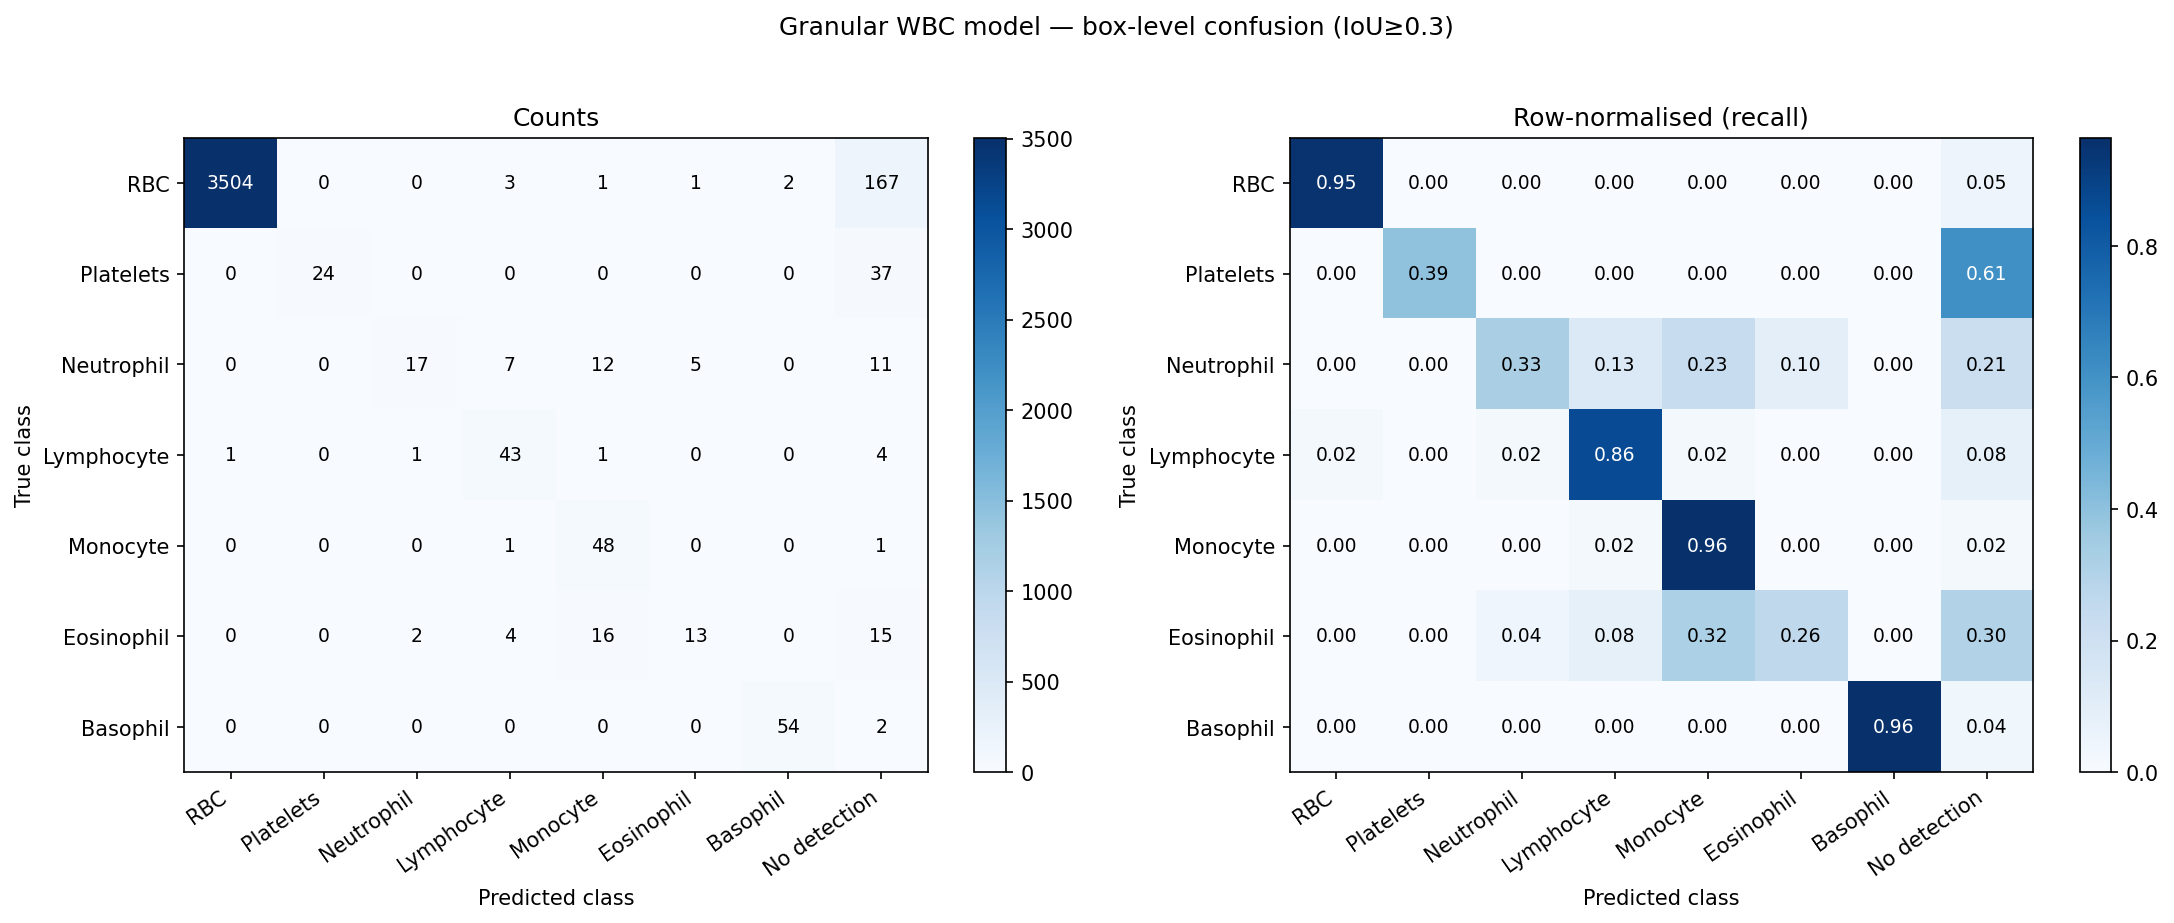

The Python source for this figure:
"""Box-level confusion matrix for the granular WBC model.

Ground truth comes from wbc_reviewed/ labels (CVAT export), which already
contain RBC, WBC, and Platelet boxes. The single 'WBC' class is split into
its specific subclass using the image filename.

Each ground-truth box is matched to the best-overlapping predicted box
(IoU >= IOU_MATCH). If no prediction overlaps, it counts as 'No detection'.
False positives (predicted boxes with no GT match) are summarised separately.
"""

import argparse
from collections import defaultdict
from pathlib import Path

import numpy as np

PROJECT_ROOT = Path(__file__).resolve().parent.parent
SOURCE_DIR   = PROJECT_ROOT / "wbc_reviewed" / "obj_train_data" / "obj_train_data"
CHECKPOINT   = PROJECT_ROOT / "runs" / "finetune" / "granular_wbc_ft" / "weights" / "best.pt"

WBC_SUBCLASSES = ["Neutrophil", "Lymphocyte", "Monocyte", "Eosinophil", "Basophil"]
TRUE_CLASSES   = ["RBC", "Platelets"] + WBC_SUBCLASSES

# CVAT class IDs in wbc_reviewed: 0=RBC, 1=WBC, 2=Platelets
CVAT_FIXED = {0: "RBC", 2: "Platelets"}

IOU_MATCH = 0.3


def wbc_subclass_from_stem(stem: str):
    parts = stem.split("_")
    if len(parts) >= 2 and parts[1] in WBC_SUBCLASSES:
        return parts[1]
    return None


def yolo_to_xyxy(cx, cy, w, h, img_w, img_h):
    x1 = (cx - w / 2) * img_w
    y1 = (cy - h / 2) * img_h
    x2 = (cx + w / 2) * img_w
    y2 = (cy + h / 2) * img_h
    return x1, y1, x2, y2


def iou(box_a, box_b):
    ax1, ay1, ax2, ay2 = box_a
    bx1, by1, bx2, by2 = box_b
    ix1, iy1 = max(ax1, bx1), max(ay1, by1)
    ix2, iy2 = min(ax2, bx2), min(ay2, by2)
    iw, ih = max(0.0, ix2 - ix1), max(0.0, iy2 - iy1)
    inter = iw * ih
    if inter == 0:
        return 0.0
    a_area = (ax2 - ax1) * (ay2 - ay1)
    b_area = (bx2 - bx1) * (by2 - by1)
    return inter / (a_area + b_area - inter)


def parse_gt(label_path: Path, img_w: int, img_h: int, wbc_sub: str):
    """Return list of (true_class_name, xyxy)."""
    boxes = []
    if not label_path.exists():
        return boxes
    for line in label_path.read_text().splitlines():
        if not line.strip():
            continue
        parts = line.split()
        cvat_id = int(parts[0])
        cx, cy, w, h = map(float, parts[1:5])

        if cvat_id == 1:           # CVAT WBC → specific subclass
            cls = wbc_sub
        else:
            cls = CVAT_FIXED.get(cvat_id)
        if cls is None:
            continue

        boxes.append((cls, yolo_to_xyxy(cx, cy, w, h, img_w, img_h)))
    return boxes


def run(checkpoint: Path, source_dir: Path, conf: float, iou_match: float, imgsz: int):
    try:
        from ultralytics import YOLO
        from PIL import Image
        import matplotlib.pyplot as plt
    except ImportError as e:
        raise SystemExit(f"Missing dep: {e}")

    print(f"Loading model: {checkpoint}")
    model = YOLO(str(checkpoint))
    model_names = [model.names[i] for i in sorted(model.names)]
    pred_labels = model_names + ["No detection"]
    print(f"Model classes: {model_names}\n")

    images = sorted(p for p in source_dir.iterdir()
                    if p.suffix.lower() in {".jpg", ".jpeg", ".png", ".bmp"})
    print(f"Found {len(images)} images\n")

    counts = {t: defaultdict(int) for t in TRUE_CLASSES}
    false_positives = defaultdict(int)   # predicted class with no GT match
    skipped = 0

    for img_path in images:
        wbc_sub = wbc_subclass_from_stem(img_path.stem)
        if wbc_sub is None:
            skipped += 1
            continue

        with Image.open(img_path) as im:
            img_w, img_h = im.size

        gt_boxes = parse_gt(img_path.with_suffix(".txt"), img_w, img_h, wbc_sub)
        if not gt_boxes:
            continue

        results = model.predict(
            source=str(img_path), conf=conf,
            iou=0.7, imgsz=imgsz, verbose=False, save=False,
        )
        boxes = results[0].boxes
        preds = []
        if boxes is not None and len(boxes) > 0:
            xyxy = boxes.xyxy.cpu().numpy()
            cls  = boxes.cls.cpu().numpy().astype(int)
            preds = [(model_names[c], tuple(b)) for c, b in zip(cls, xyxy)]

        used_pred = set()
        for true_cls, gt_box in gt_boxes:
            best_iou, best_idx = 0.0, -1
            for i, (_, p_box) in enumerate(preds):
                if i in used_pred:
                    continue
                v = iou(gt_box, p_box)
                if v > best_iou:
                    best_iou, best_idx = v, i
            if best_iou >= iou_match and best_idx >= 0:
                pred_cls = preds[best_idx][0]
                used_pred.add(best_idx)
            else:
                pred_cls = "No detection"
            counts[true_cls][pred_cls] += 1

        for i, (pred_cls, _) in enumerate(preds):
            if i not in used_pred:
                false_positives[pred_cls] += 1

    if skipped:
        print(f"Skipped {skipped} images (could not parse subclass)\n")

    # ---- Console table ----
    col_w = max(len(c) for c in pred_labels) + 3
    header = f"{'True \\ Pred':<13}" + "".join(f"{c:>{col_w}}" for c in pred_labels)
    print(header)
    print("-" * len(header))
    for t in TRUE_CLASSES:
        row = f"{t:<13}" + "".join(f"{counts[t].get(c, 0):>{col_w}}" for c in pred_labels)
        print(row)

    print("\nFalse positives (predicted boxes with no GT match):")
    for c in model_names:
        print(f"  {c:<12} {false_positives.get(c, 0)}")

    # ---- Heat-map ----
    matrix = np.array([[counts[t].get(c, 0) for c in pred_labels] for t in TRUE_CLASSES],
                      dtype=float)
    row_sums = matrix.sum(axis=1, keepdims=True)
    norm = np.divide(matrix, row_sums, where=row_sums > 0)

    fig, axes = plt.subplots(1, 2, figsize=(15, 6))
    for ax, data, title, fmt in [
        (axes[0], matrix, "Counts",                   ".0f"),
        (axes[1], norm,   "Row-normalised (recall)",  ".2f"),
    ]:
        im = ax.imshow(data, cmap="Blues", aspect="auto",
                       vmin=0, vmax=data.max() if data.max() > 0 else 1)
        ax.set_xticks(range(len(pred_labels)))
        ax.set_xticklabels(pred_labels, rotation=35, ha="right")
        ax.set_yticks(range(len(TRUE_CLASSES)))
        ax.set_yticklabels(TRUE_CLASSES)
        ax.set_xlabel("Predicted class")
        ax.set_ylabel("True class")
        ax.set_title(title)
        for i in range(len(TRUE_CLASSES)):
            for j in range(len(pred_labels)):
                v = data[i, j]
                color = "white" if v > data.max() * 0.6 else "black"
                ax.text(j, i, format(v, fmt), ha="center", va="center",
                        fontsize=9, color=color)
        fig.colorbar(im, ax=ax)

    fig.suptitle(f"Granular WBC model — box-level confusion (IoU≥{iou_match})",
                 fontsize=12, y=1.02)
    fig.tight_layout()
    out = Path(__file__).parent / "granular_confusion_matrix.png"
    fig.savefig(out, dpi=150, bbox_inches="tight")
    print(f"\nPlot saved → {out}")


def parse_args():
    p = argparse.ArgumentParser()
    p.add_argument("--checkpoint", default=str(CHECKPOINT))
    p.add_argument("--source-dir", default=str(SOURCE_DIR))
    p.add_argument("--conf",       type=float, default=0.25)
    p.add_argument("--iou-match",  type=float, default=IOU_MATCH)
    p.add_argument("--imgsz",      type=int,   default=640)
    return p.parse_args()


if __name__ == "__main__":
    a = parse_args()
    run(Path(a.checkpoint), Path(a.source_dir), a.conf, a.iou_match, a.imgsz)
